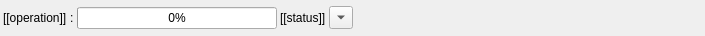
<ui version="4.0" >
 <class>ProgressCompactWidget</class>
 <widget class="QWidget" name="ProgressCompactWidget" >
  <property name="geometry" >
   <rect>
    <x>0</x>
    <y>0</y>
    <width>705</width>
    <height>36</height>
   </rect>
  </property>
  <property name="windowTitle" >
   <string>Progress (Compact)</string>
  </property>
  <layout class="QHBoxLayout" >
   <property name="spacing" >
    <number>3</number>
   </property>
   <property name="leftMargin" >
    <number>3</number>
   </property>
   <property name="topMargin" >
    <number>3</number>
   </property>
   <property name="rightMargin" >
    <number>3</number>
   </property>
   <property name="bottomMargin" >
    <number>3</number>
   </property>
   <item>
    <widget class="QLabel" name="operationLabel" >
     <property name="text" >
      <string>[[operation]]</string>
     </property>
    </widget>
   </item>
   <item>
    <widget class="QLabel" name="label" >
     <property name="text" >
      <string>:</string>
     </property>
    </widget>
   </item>
   <item>
    <widget class="QProgressBar" name="progressBar" >
     <property name="minimumSize" >
      <size>
       <width>150</width>
       <height>0</height>
      </size>
     </property>
     <property name="maximumSize" >
      <size>
       <width>200</width>
       <height>16777215</height>
      </size>
     </property>
     <property name="value" >
      <number>0</number>
     </property>
    </widget>
   </item>
   <item>
    <widget class="QLabel" name="statusLabel" >
     <property name="text" >
      <string>[[status]]</string>
     </property>
     <property name="wordWrap" >
      <bool>true</bool>
     </property>
    </widget>
   </item>
   <item>
    <widget class="QToolButton" name="menuButton" >
     <property name="text" >
      <string/>
     </property>
     <property name="arrowType" >
      <enum>Qt::DownArrow</enum>
     </property>
    </widget>
   </item>
   <item>
    <spacer>
     <property name="orientation" >
      <enum>Qt::Horizontal</enum>
     </property>
     <property name="sizeHint" >
      <size>
       <width>40</width>
       <height>20</height>
      </size>
     </property>
    </spacer>
   </item>
  </layout>
  <action name="actionBackground" >
   <property name="text" >
    <string>Background</string>
   </property>
  </action>
  <action name="actionPauseResume" >
   <property name="text" >
    <string>Pause</string>
   </property>
  </action>
  <action name="actionCancel" >
   <property name="text" >
    <string>Cancel</string>
   </property>
  </action>
 </widget>
 <resources/>
 <connections/>
</ui>
